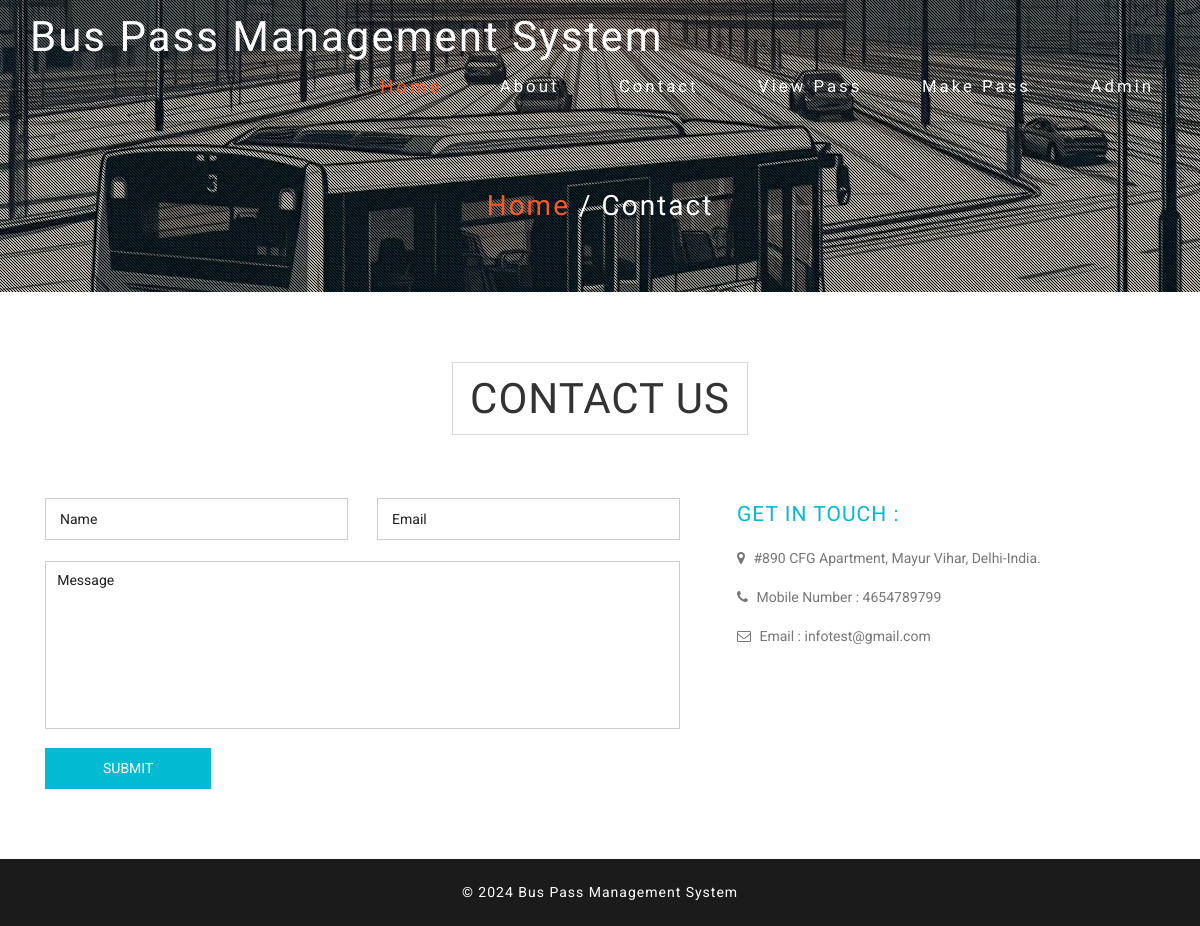
Before: /buspassms/contact.php with the older database file.
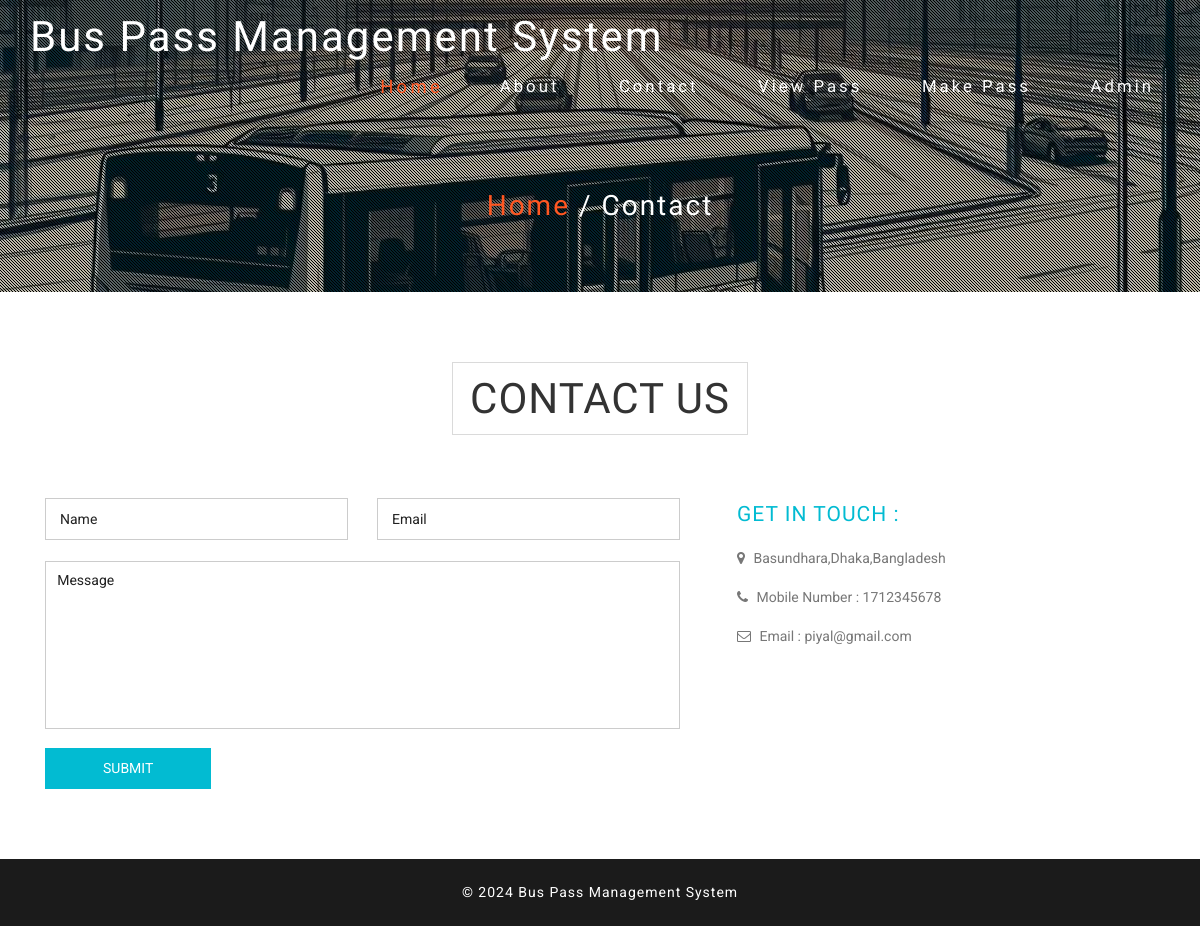
After: the same page with the newer database file.
### tables this page shows
CREATE TABLE `tblpage` (
  `ID` int(10) NOT NULL,
  `PageType` varchar(200) DEFAULT NULL,
  `PageTitle` varchar(200) DEFAULT NULL,
  `PageDescription` mediumtext DEFAULT NULL,
  `Email` varchar(200) DEFAULT NULL,
  `MobileNumber` bigint(10) DEFAULT NULL,
  `UpdationDate` timestamp NOT NULL DEFAULT current_timestamp() ON UPDATE current_timestamp()
);

### buspassms/contact.php (the view, shortened to what this page needs)
<?php
include('includes/dbconnection.php');
?>
<!DOCTYPE html>
<html lang="en">
<head>
<link href="css/bootstrap.css" type="text/css" rel="stylesheet" media="all">
<link href="css/style.css" type="text/css" rel="stylesheet" media="all">
<link href="css/font-awesome.css" rel="stylesheet">
</head>
<body>
	<div class="agileits-banner">
		<div class="bnr-agileinfo">
			<?php include_once('includes/header.php');?>
			<div class="banner-text agileinfo about-bnrtext">
				<div class="container">
					<h2><a href="index.php">Home</a> / Contact</h2>
				</div>
			</div>
		</div>
	</div>
	<div class="contact agileits">
		<div class="container">
			<div class="agileits-title">
				<h3>Contact Us</h3>
			</div>
			<div class="contact-agileinfo">
				<div class="col-md-7 contact-form wthree">
					<form action="#" method="post">
						<input type="text" name="name" placeholder="Name" required="">
						<input class="email" type="email" name="email" placeholder="Email" required="">
						<textarea placeholder="Message" name="message" required=""></textarea>
						<input type="submit" name="submit" value="SUBMIT">
					</form>
				</div>
				<div class="col-md-4 contact-right wthree">
					<div class="contact-text w3-agileits">
						<h4>GET IN TOUCH :</h4>
						<?php
$sql="SELECT * from tblpage where PageType='contactus'";
$query = $dbh -> prepare($sql);
$query->execute();
$results=$query->fetchAll(PDO::FETCH_OBJ);
$cnt=1;
if($query->rowCount() > 0)
{
foreach($results as $row)
{               ?>
						<p><i class="fa fa-map-marker"></i> <?php  echo htmlentities($row->PageDescription);?> </p>
						<p><i class="fa fa-phone"></i> Mobile Number : <?php  echo htmlentities($row->MobileNumber);?></p>
						<p><i class="fa fa-envelope-o"></i> Email : <?php  echo htmlentities($row->Email);?></p> <?php $cnt=$cnt+1;}} ?>
					</div>
				</div>
				<div class="clearfix"> </div>
			</div>
		</div>
	</div>
<?php include_once('includes/footer.php');?>
</body>
</html>

### buspassms/includes/header.php (shortened to what this page needs)
<div class="top-nav w3-agiletop">
                <div class="container">
                    <div class="navbar-header w3llogo">
                        <h1><a href="index.php">Bus Pass Management System</a></h1>
                    </div>
                    <div class="collapse navbar-collapse" id="bs-example-navbar-collapse-1">
                        <div class="w3menu navbar-right">
                            <ul class="nav navbar">
                                <li><a href="index.php" class="active">Home</a></li>
                                <li><a href="about.php">About</a></li>
                                <li><a href="contact.php">Contact</a></li>
                                <li><a href="download-pass.php">View Pass</a></li>
                                <li><a href="make-pass.php">Make Pass</a></li>
                                <li><a href="admin/index.php">Admin</a></li>
                            </ul>
                        </div>
                        <div class="clearfix"> </div>
                    </div>
                </div>
            </div>

### buspassms/includes/footer.php
<div class="copy-right">
	<div class="container">
		<p>© 2024 Bus Pass Management System</p>
	</div>
</div>

### buspassms/css/style.css (style rules this page uses)
body { margin:0; font-family: 'Roboto', sans-serif; background: #fff; }
body a { transition: 0.5s all; -webkit-transition: 0.5s all; -moz-transition: 0.5s all; -o-transition: 0.5s all; -ms-transition: 0.5s all; text-decoration:none; outline:none; }
h1,h2,h3,h4,h5,h6 { margin:0; font-family: 'Oswald', sans-serif; }
p { margin:0; }
ul,label { margin:0; padding:0; }
.agileits-banner { background:url(../images/bus3.jpeg)no-repeat center 0px; -webkit-background-size:cover; -moz-background-size:cover; -o-background-size:cover; -ms-background-size:cover; background-size:cover; position: relative; }
.bnr-agileinfo { background: url(../images/overlay.png)rgba(0, 0, 0, 0.25) repeat 0px 0px; }
.w3llogo h1 { font-size: 3em; font-weight: 100; letter-spacing: 2px; }
.w3llogo h1 a { display: inline-block; color: #fff; }
.top-nav { z-index: 999; padding: 1em 0 1.5em; -webkit-box-shadow: 0px 0px 5px 2px rgba(0, 0, 0, 0.35); -moz-box-shadow: 0px 0px 5px 2px rgba(0, 0, 0, 0.35); -o-box-shadow: 0px 0px 5px 2px rgba(0, 0, 0, 0.35); -ms-box-shadow: 0px 0px 5px 2px rgba(0, 0, 0, 0.35); box-shadow: 0px 0px 5px 2px rgba(0, 0, 0, 0.35); }
ul.nav.navbar { text-align: center; margin: 1em 0 0; min-height: inherit; }
.top-nav ul li { margin: 0 0 0 4em; display: inline-block; }
.top-nav ul li a { text-decoration: none; letter-spacing: 3px; font-size: 1.2em; color: #fff; position: relative; font-weight: 300; padding: 0; display: inline-block; font-family: 'Oswald', sans-serif; }
.top-nav ul li a:hover, .top-nav ul li a.active { color: #FF5722 !important; -webkit-border-radius: 2px; -moz-border-radius: 2px; border-radius: 2px; -webkit-transform: scale(1.1); -moz-transform: scale(1.1); -o-transform: scale(1.1); -ms-transform: scale(1.1); transform: scale(1.1); }
.navbar-right { margin-right: 0; }
.banner-text { padding: 21em 0; }
.welcome,.services,.gallery,.team,.subscribe,.contact,.testimonials,.video,.codes { padding: 5em 0; }
.agileits-title { text-align: center; }
.agileits-title h3 { font-size: 3em; text-transform: uppercase; margin-bottom: 1.5em; display: inline-block; border: 1px solid #dadada; padding: .3em 0.4em; letter-spacing: 1px; color:#333; }
P { font-size: 1em; color: #777; line-height: 1.8em; }
.copy-right { padding: 1.5em 0; background: #1b1b1b; }
.copy-right p { text-align: center; color: #fff; letter-spacing: 1px; }
.banner-text.agileinfo.about-bnrtext { padding: 5em 0; text-align: center; }
.banner-text.agileinfo.about-bnrtext h2 { font-size: 2em; color: #fff; font-weight: 300; letter-spacing: 2px; }
.banner-text.agileinfo.about-bnrtext h2 a { color: #FF5722; display: inline-block; -webkit-transition:.5s all; -moz-transition:.5s all; -o-transition:.5s all; -ms-transition:.5s all; transition:.5s all; }
.contact input[type="text"],.contact input[type="email"] { width: 47.7%; color: #999; float: left; background: none; outline: none; font-size: 1em; padding: .7em 1em; margin-bottom: 1.5em; border: solid 1px #ccc; -webkit-appearance: none; display: inline-block; }
.contact input.email { float: right; }
.contact textarea { resize: none; width: 100%; background: none; color: #999; font-size: 1em; outline: none; padding: .6em .8em; border: solid 1px #ccc; min-height: 12em; -webkit-appearance: none; }
.contact input[type="submit"] { outline: none; color: #fff; padding: 0.6em 4em; font-size: 1em; margin: 1em 0 0 0; -webkit-appearance: none; background: #02bbd2; border: 2px solid #02bbd2; -webkit-transition: 0.5s all; -moz-transition: 0.5s all; transition: 0.5s all; }
.contact-right h4 { font-size: 1.5em; color: #02bbd2; line-height: 1.6em; letter-spacing: 1px; }
.contact-right.wthree { padding-left: 3em; }
.contact-text p { margin-top: 1em; text-align: left; }
.contact-text p i.fa { margin-right: 5px; }
@media (max-width:1280px) { .banner-text { padding: 16em 0; } }

Changed rows visible on the page:
changed tblpage: PageDescription "#890 CFG Apartment, Mayur Vihar, Delhi-India." → "Basundhara,Dhaka,Bangladesh"; MobileNumber "4654789799" → "1712345678"; Email "infotest@gmail.com" → "piyal@gmail.com"
